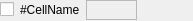
<?xml version="1.0" encoding="UTF-8"?>
<ui version="4.0">
 <class>sr_cooling_thermocouple_widget</class>
 <widget class="QWidget" name="sr_cooling_thermocouple_widget">
  <property name="geometry">
   <rect>
    <x>0</x>
    <y>0</y>
    <width>193</width>
    <height>21</height>
   </rect>
  </property>
  <property name="windowTitle">
   <string>Form</string>
  </property>
  <layout class="QHBoxLayout" name="horizontalLayout" stretch="0,1,1,1">
   <property name="spacing">
    <number>6</number>
   </property>
   <property name="leftMargin">
    <number>0</number>
   </property>
   <property name="topMargin">
    <number>0</number>
   </property>
   <property name="rightMargin">
    <number>0</number>
   </property>
   <property name="bottomMargin">
    <number>1</number>
   </property>
   <item>
    <widget class="QECheckBox" name="chkBoxEnable">
     <property name="text">
      <string/>
     </property>
    </widget>
   </item>
   <item>
    <widget class="QLabel" name="lblCellName">
     <property name="text">
      <string>#CellName</string>
     </property>
    </widget>
   </item>
   <item>
    <widget class="QELabel" name="temperature">
     <property name="frameShape">
      <enum>QFrame::StyledPanel</enum>
     </property>
     <property name="variable" stdset="0">
      <string>SRC01-CO-THC1:getTemperature</string>
     </property>
    </widget>
   </item>
   <item>
    <widget class="QESimpleShape" name="ledEnable">
     <property name="variable" stdset="0">
      <string>$(group):isEnabled</string>
     </property>
     <property name="variableSubstitutions" stdset="0">
      <string>group=SR-PS-INK</string>
     </property>
    </widget>
   </item>
  </layout>
 </widget>
 <customwidgets>
  <customwidget>
   <class>QECheckBox</class>
   <extends>QCheckBox</extends>
   <header>QECheckBox.h</header>
  </customwidget>
  <customwidget>
   <class>QELabel</class>
   <extends>QLabel</extends>
   <header>QELabel.h</header>
  </customwidget>
  <customwidget>
   <class>QESimpleShape</class>
   <extends>QSimpleShape</extends>
   <header>QESimpleShape.h</header>
  </customwidget>
  <customwidget>
   <class>QSimpleShape</class>
   <extends>QWidget</extends>
   <header>QSimpleShape.h</header>
  </customwidget>
 </customwidgets>
 <resources/>
 <connections/>
</ui>
